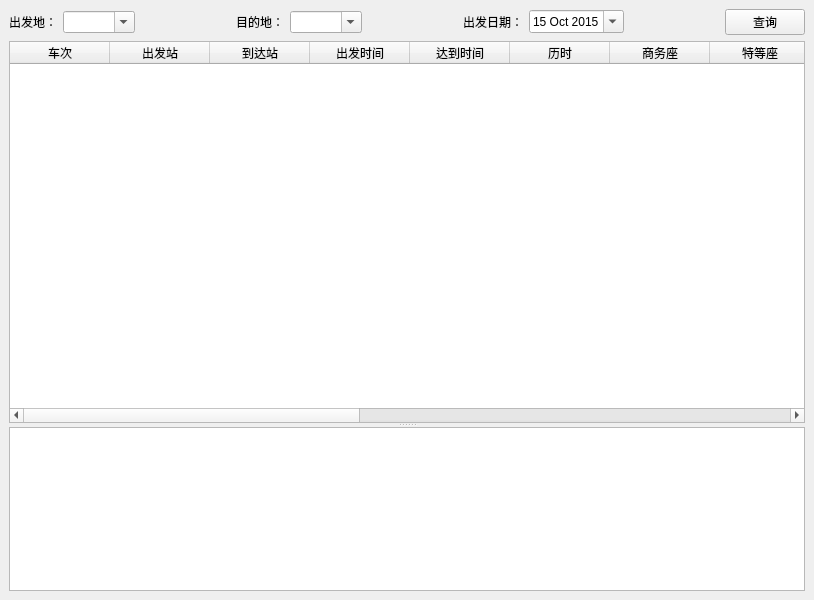
<?xml version="1.0" encoding="UTF-8"?>
<ui version="4.0">
 <class>MainWindow</class>
 <widget class="QMainWindow" name="MainWindow">
  <property name="geometry">
   <rect>
    <x>0</x>
    <y>0</y>
    <width>814</width>
    <height>600</height>
   </rect>
  </property>
  <property name="sizePolicy">
   <sizepolicy hsizetype="Preferred" vsizetype="Preferred">
    <horstretch>0</horstretch>
    <verstretch>0</verstretch>
   </sizepolicy>
  </property>
  <property name="windowTitle">
   <string>12306定票软件</string>
  </property>
  <widget class="QWidget" name="centralWidget">
   <layout class="QVBoxLayout" name="verticalLayout">
    <item>
     <layout class="QHBoxLayout" name="horizontalLayout">
      <item>
       <widget class="QLabel" name="label">
        <property name="text">
         <string>出发地：</string>
        </property>
       </widget>
      </item>
      <item>
       <widget class="QComboBox" name="cmbFrom">
        <property name="editable">
         <bool>true</bool>
        </property>
       </widget>
      </item>
      <item>
       <spacer name="horizontalSpacer">
        <property name="orientation">
         <enum>Qt::Horizontal</enum>
        </property>
        <property name="sizeHint" stdset="0">
         <size>
          <width>40</width>
          <height>20</height>
         </size>
        </property>
       </spacer>
      </item>
      <item>
       <widget class="QLabel" name="label_2">
        <property name="text">
         <string>目的地：</string>
        </property>
       </widget>
      </item>
      <item>
       <widget class="QComboBox" name="cmbTo">
        <property name="editable">
         <bool>true</bool>
        </property>
       </widget>
      </item>
      <item>
       <spacer name="horizontalSpacer_2">
        <property name="orientation">
         <enum>Qt::Horizontal</enum>
        </property>
        <property name="sizeHint" stdset="0">
         <size>
          <width>40</width>
          <height>20</height>
         </size>
        </property>
       </spacer>
      </item>
      <item>
       <widget class="QLabel" name="label_3">
        <property name="text">
         <string>出发日期：</string>
        </property>
       </widget>
      </item>
      <item>
       <widget class="QDateEdit" name="dateStart">
        <property name="date">
         <date>
          <year>2015</year>
          <month>10</month>
          <day>15</day>
         </date>
        </property>
        <property name="calendarPopup">
         <bool>true</bool>
        </property>
       </widget>
      </item>
      <item>
       <spacer name="horizontalSpacer_3">
        <property name="orientation">
         <enum>Qt::Horizontal</enum>
        </property>
        <property name="sizeHint" stdset="0">
         <size>
          <width>40</width>
          <height>20</height>
         </size>
        </property>
       </spacer>
      </item>
      <item>
       <widget class="QPushButton" name="btnQuery">
        <property name="text">
         <string>查询</string>
        </property>
       </widget>
      </item>
     </layout>
    </item>
    <item>
     <widget class="QSplitter" name="mainsplitter">
      <property name="orientation">
       <enum>Qt::Vertical</enum>
      </property>
      <widget class="QTableWidget" name="tableTickets">
       <property name="sizePolicy">
        <sizepolicy hsizetype="Expanding" vsizetype="Expanding">
         <horstretch>0</horstretch>
         <verstretch>7</verstretch>
        </sizepolicy>
       </property>
       <property name="contextMenuPolicy">
        <enum>Qt::ActionsContextMenu</enum>
       </property>
       <property name="rowCount">
        <number>0</number>
       </property>
       <property name="columnCount">
        <number>16</number>
       </property>
       <attribute name="horizontalHeaderCascadingSectionResizes">
        <bool>false</bool>
       </attribute>
       <attribute name="horizontalHeaderMinimumSectionSize">
        <number>56</number>
       </attribute>
       <attribute name="horizontalHeaderStretchLastSection">
        <bool>false</bool>
       </attribute>
       <attribute name="verticalHeaderStretchLastSection">
        <bool>false</bool>
       </attribute>
       <column>
        <property name="text">
         <string>车次</string>
        </property>
       </column>
       <column>
        <property name="text">
         <string>出发站</string>
        </property>
       </column>
       <column>
        <property name="text">
         <string>到达站</string>
        </property>
       </column>
       <column>
        <property name="text">
         <string>出发时间</string>
        </property>
       </column>
       <column>
        <property name="text">
         <string>达到时间</string>
        </property>
       </column>
       <column>
        <property name="text">
         <string>历时</string>
        </property>
       </column>
       <column>
        <property name="text">
         <string>商务座</string>
        </property>
       </column>
       <column>
        <property name="text">
         <string>特等座</string>
        </property>
       </column>
       <column>
        <property name="text">
         <string>一等座</string>
        </property>
       </column>
       <column>
        <property name="text">
         <string>二等座</string>
        </property>
       </column>
       <column>
        <property name="text">
         <string>高级软卧</string>
        </property>
       </column>
       <column>
        <property name="text">
         <string>软卧</string>
        </property>
       </column>
       <column>
        <property name="text">
         <string>硬卧</string>
        </property>
       </column>
       <column>
        <property name="text">
         <string>软座</string>
        </property>
       </column>
       <column>
        <property name="text">
         <string>硬座</string>
        </property>
       </column>
       <column>
        <property name="text">
         <string>无座</string>
        </property>
       </column>
      </widget>
      <widget class="QPlainTextEdit" name="plainTextEdit">
       <property name="sizePolicy">
        <sizepolicy hsizetype="Expanding" vsizetype="Expanding">
         <horstretch>0</horstretch>
         <verstretch>3</verstretch>
        </sizepolicy>
       </property>
       <property name="undoRedoEnabled">
        <bool>false</bool>
       </property>
       <property name="readOnly">
        <bool>true</bool>
       </property>
      </widget>
     </widget>
    </item>
   </layout>
  </widget>
  <action name="action_login">
   <property name="text">
    <string>用户登录</string>
   </property>
  </action>
  <action name="action_tickets">
   <property name="text">
    <string>定时抢票</string>
   </property>
  </action>
  <action name="action_fresh_tickets">
   <property name="text">
    <string>自动刷票</string>
   </property>
  </action>
 </widget>
 <resources/>
 <connections/>
</ui>
